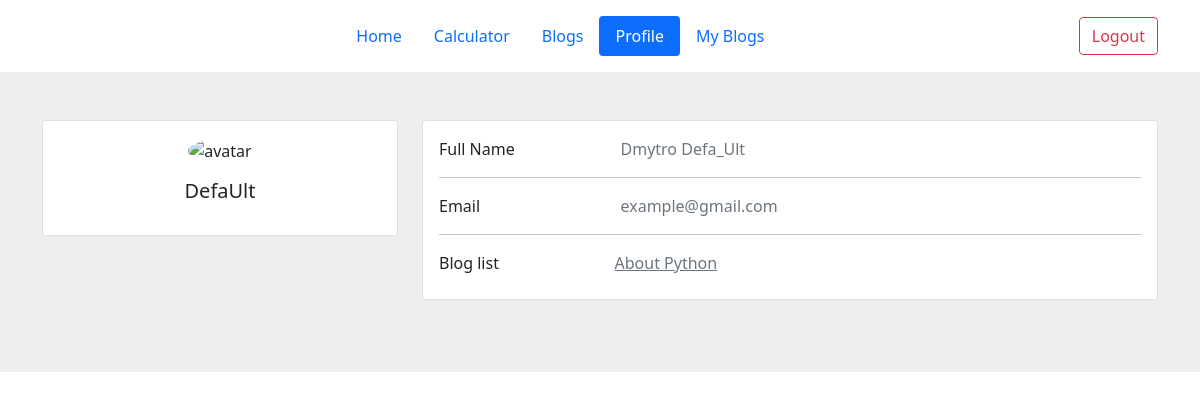
The page /profile/DefaUlt (signed in) on the database its author committed.
### app.py (models this page shows, shortened)
class User(db.Model, UserMixin):
    id = db.Column(db.Integer, primary_key=True)
    first_name = db.Column(db.String(50), nullable=False)
    last_name = db.Column(db.String(50), nullable=False)
    username = db.Column(db.String(80), unique=True, nullable=False)
    email = db.Column(db.String(120), unique=True, nullable=False)
    password = db.Column(db.String(80), nullable=False)
    blogs = db.relationship('Blog', backref='author', cascade="all, delete-orphan")
    is_active = db.Column(db.Boolean, default=True)
    profile_image = db.Column(db.String(80))

class Blog(db.Model):
    __tablename__ = 'blog'
    id = db.Column(db.Integer, primary_key=True)
    title = db.Column(db.String(80), unique=True, nullable=False)
    content = db.Column(db.Text, nullable=False)
    author_id = db.Column(db.Integer, db.ForeignKey('user.id'))
    image = db.Column(db.String(80))
    created = db.Column(db.DateTime, default=datetime.now)

### app.py (the view, shortened to what this page needs)
@app.route('/profile/<username>', methods=['GET', 'POST'])
@login_required
def profile(username):
    user = User.query.filter_by(username=username).first()
    if user == None:
        abort(404)
    form = UpdateProfileImg()
    return render_template('profile.html', active_page='profile', user=user, form=form)

### app.py (called while the page is built)
@login_manager.user_loader
def load_user(user_id):
    return User.query.get(user_id)

### templates/profile.html
{% extends "base.html" %}
{% block content %}
    <section style="background-color: #eee;">
        <div class="container py-5">
            <div class="row">
                <div class="col-lg-4">
                    <div class="card mb-4">
                        <div class="card-body text-center">
                            <img src="https://mdbcdn.b-cdn.net/img/Photos/new-templates/bootstrap-chat/ava3.webp"
                                 alt="avatar"
                                 class="rounded-circle img-fluid" style="width: 150px;">
                            <h5 class="my-3">{{ user.username }}</h5>
                        </div>
                    </div>
                </div>
                <div class="col-lg-8">
                    <div class="card mb-4">
                        <div class="card-body">
                            <div class="row">
                                <div class="col-sm-3">
                                    <p class="mb-0">Full Name</p>
                                </div>
                                <div class="col-sm-9">
                                    <p class="text-muted mb-0">{{ user.first_name }} {{ user.last_name }}</p>
                                </div>
                            </div>
                            <hr>
                            <div class="row">
                                <div class="col-sm-3">
                                    <p class="mb-0">Email</p>
                                </div>
                                <div class="col-sm-9">
                                    <p class="text-muted mb-0">{{ user.email }}</p>
                                </div>
                            </div>
                            <hr>
                            <div class="row">
                                <div class="d-flex flex-wrap">
                                    <div class="col-sm-3">
                                        <p class="mb-0">Blog list</p>
                                    </div>
                                    {% for blog_list in user.blogs %}
                                        <a href="{{ url_for('blog', blog_id=blog_list.id) }}" class="text-muted mb-2 me-2">{{ blog_list.title }}</a>
                                    {% endfor %}
                                </div>
                            </div>
                        </div>
                    </div>
                </div>
            </div>
        </div>
    </section>
{% endblock %}

### rows shown on the page
User: username "DefaUlt", first_name "Dmytro", last_name "Defa_Ult", email "example@gmail.com"
Blog: title "About Python"
